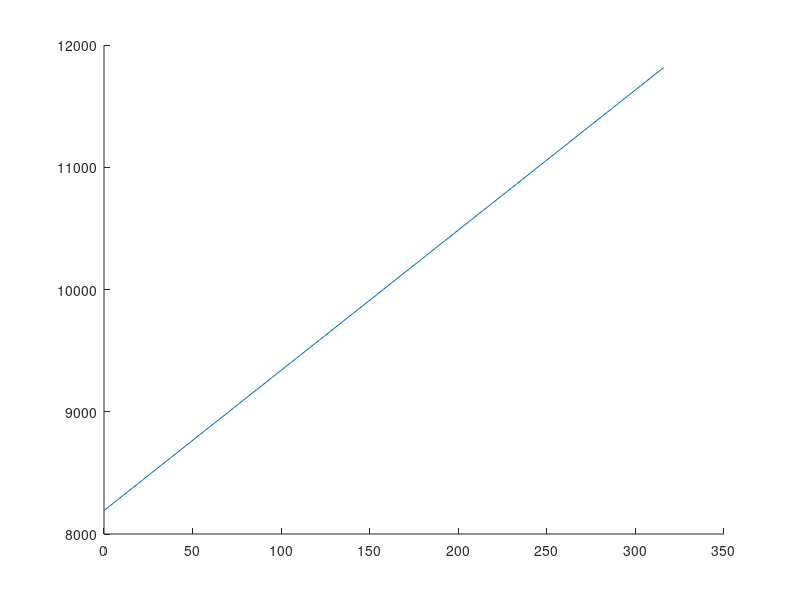

Reproduce this figure in MATLAB.
% Altitude Compensation
sea_level_difference = linspace(0,316);

comp_value = 8192 * (1 + (sea_level_difference*0.14)/100);


figure(1); clf; hold all; ...
    plot(sea_level_difference,comp_value);


